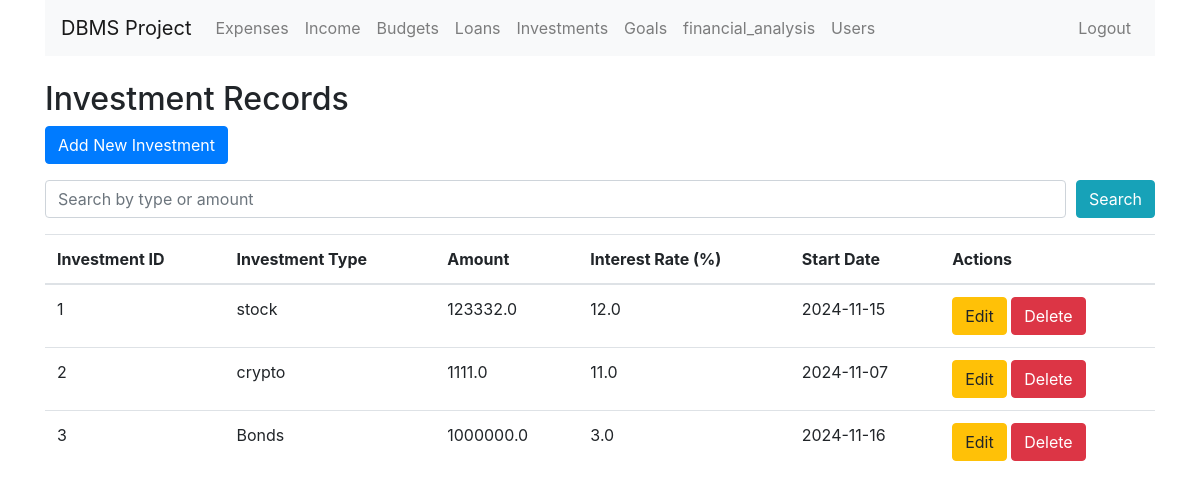
Screenshot of /investment (signed in) with the database file from the repository.
### tables this page shows
CREATE TABLE Investment (
                            investment_id INTEGER PRIMARY KEY AUTOINCREMENT,
                            user_id INTEGER,
                            investment_type TEXT,
                            amount REAL CHECK(amount > 0),
                            interest_rate REAL CHECK(interest_rate >= 0),
                            start_date DATE,
                            FOREIGN KEY (user_id) REFERENCES User(user_id)
                        );

### app.py (the view)
@app.route('/investment', methods=['GET'])
@login_required
def view_investment():
    search_query = request.args.get('search', '')
    user_id = session.get('user_id')  # Get the current logged-in user's ID
    role = session.get('role')  # Check the user's role
    conn = get_db_connection()
    if search_query:
        if role == 'Admin':
            query = """
                SELECT * FROM Investment WHERE investment_type LIKE ? OR amount LIKE ?
            """
            investments = conn.execute(query, ('%' + search_query + '%', '%' + search_query + '%')).fetchall()
        else:
            query = """
                SELECT * FROM Investment WHERE user_id = ? AND (investment_type LIKE ? OR amount LIKE ?)
            """
            investments = conn.execute(query, (user_id, '%' + search_query + '%', '%' + search_query + '%')).fetchall()
    else:
        if role == 'Admin':
            investments = conn.execute('SELECT * FROM Investment').fetchall()
        else:
            investments = conn.execute('SELECT * FROM Investment WHERE user_id = ?', (user_id,)).fetchall()
    conn.close()
    return render_template('view_investment.html', investments=investments, search_query=search_query)

### app.py (called while the page is built)
def get_db_connection():
    conn = sqlite3.connect('db.db')
    conn.row_factory = sqlite3.Row
    return conn

def login_required(f):
    @wraps(f)
    def decorated_function(*args, **kwargs):
        if 'user_id' not in session:
            flash('Please log in first.', 'warning')
            return redirect(url_for('login'))
        return f(*args, **kwargs)
    return decorated_function

### templates/view_investment.html (shortened to what this page needs)
{% extends 'base.html' %}
{% block content %}
<h2>Investment Records</h2>
<a href="{{ url_for('add_investment') }}" class="btn btn-primary mb-3">Add New Investment</a>
<form method="GET" action="{{ url_for('view_investment') }}" class="mb-3">
    <div class="form-row">
        <div class="col">
            <input type="text" name="search" class="form-control" placeholder="Search by type or amount" value="{{ search_query }}">
        </div>
        <div class="col-auto">
            <button type="submit" class="btn btn-info">Search</button>
        </div>
    </div>
</form>
<table class="table">
    <thead>
        <tr>
            <th>Investment ID</th>
            <th>Investment Type</th>
            <th>Amount</th>
            <th>Interest Rate (%)</th>
            <th>Start Date</th>
            <th>Actions</th>
        </tr>
    </thead>
    <tbody>
        {% if not investments %}
        <tr><td colspan="7">No investments found{% if search_query %} matching "{{ search_query }}"{% else %} in the system{% endif %}.</td></tr>
        {% else %}
            {% for investment in investments %}
            <tr>
                <td>{{ investment.investment_id }}</td>
                <td>{{ investment.investment_type }}</td>
                <td>{{ investment.amount | round(2) }}</td>
                <td>{{ investment.interest_rate | round(2) }}</td>
                <td>{{ investment.start_date }}</td>
                <td>
                    <a href="{{ url_for('edit_investment', investment_id=investment.investment_id) }}" class="btn btn-warning">Edit</a>
                    <form action="{{ url_for('delete_investment', investment_id=investment.investment_id) }}" method="POST" style="display:inline;" class="delete-form">
                        <button type="submit" class="btn btn-danger">Delete</button>
                    </form>
                </td>
            </tr>
            {% endfor %}
        {% endif %}
    </tbody>
</table>
{% endblock %}

### rows the page displays
Investment: investment_id "1", investment_type "stock", amount "123332.0", interest_rate "12.0", start_date "2024-11-15"
Investment: investment_id "2", investment_type "crypto", amount "1111.0", interest_rate "11.0", start_date "2024-11-07"
Investment: investment_id "3", investment_type "Bonds", amount "1000000.0", interest_rate "3.0", start_date "2024-11-16"
